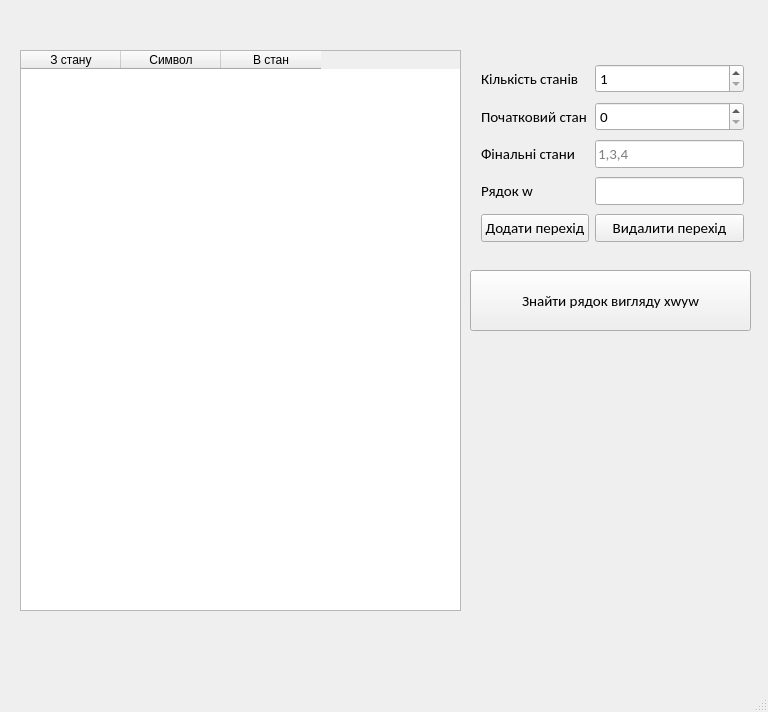
<?xml version="1.0" encoding="UTF-8"?>
<ui version="4.0">
 <class>FSMLabClass</class>
 <widget class="QMainWindow" name="FSMLabClass">
  <property name="geometry">
   <rect>
    <x>0</x>
    <y>0</y>
    <width>768</width>
    <height>712</height>
   </rect>
  </property>
  <property name="windowTitle">
   <string>FSMLab</string>
  </property>
  <widget class="QWidget" name="centralWidget">
   <widget class="QWidget" name="gridLayoutWidget">
    <property name="geometry">
     <rect>
      <x>470</x>
      <y>50</y>
      <width>285</width>
      <height>208</height>
     </rect>
    </property>
    <layout class="QGridLayout" name="gridLayout">
     <item row="0" column="0">
      <widget class="QLabel" name="label">
       <property name="font">
        <font>
         <family>Calibri</family>
         <pointsize>11</pointsize>
        </font>
       </property>
       <property name="text">
        <string>Кількість станів</string>
       </property>
      </widget>
     </item>
     <item row="4" column="0">
      <widget class="QPushButton" name="mp_add_transition">
       <property name="font">
        <font>
         <family>Calibri</family>
         <pointsize>11</pointsize>
        </font>
       </property>
       <property name="text">
        <string>Додати перехід</string>
       </property>
      </widget>
     </item>
     <item row="3" column="1">
      <widget class="QLineEdit" name="mp_w">
       <property name="font">
        <font>
         <family>Calibri</family>
         <pointsize>11</pointsize>
        </font>
       </property>
      </widget>
     </item>
     <item row="1" column="1">
      <widget class="QSpinBox" name="mp_initial_state">
       <property name="font">
        <font>
         <family>Calibri</family>
         <pointsize>11</pointsize>
        </font>
       </property>
      </widget>
     </item>
     <item row="3" column="0">
      <widget class="QLabel" name="label_4">
       <property name="font">
        <font>
         <family>Calibri</family>
         <pointsize>11</pointsize>
        </font>
       </property>
       <property name="text">
        <string>Рядок w</string>
       </property>
      </widget>
     </item>
     <item row="2" column="0">
      <widget class="QLabel" name="label_3">
       <property name="font">
        <font>
         <family>Calibri</family>
         <pointsize>11</pointsize>
        </font>
       </property>
       <property name="text">
        <string>Фінальні стани</string>
       </property>
      </widget>
     </item>
     <item row="4" column="1">
      <widget class="QPushButton" name="mp_del_transition">
       <property name="font">
        <font>
         <family>Calibri</family>
         <pointsize>11</pointsize>
        </font>
       </property>
       <property name="text">
        <string>Видалити перехід</string>
       </property>
      </widget>
     </item>
     <item row="2" column="1">
      <widget class="QLineEdit" name="mp_final_states">
       <property name="font">
        <font>
         <family>Calibri</family>
         <pointsize>11</pointsize>
        </font>
       </property>
       <property name="placeholderText">
        <string>1,3,4</string>
       </property>
      </widget>
     </item>
     <item row="0" column="1">
      <widget class="QSpinBox" name="mp_num_states">
       <property name="font">
        <font>
         <family>Calibri</family>
         <pointsize>11</pointsize>
        </font>
       </property>
       <property name="minimum">
        <number>1</number>
       </property>
       <property name="maximum">
        <number>100</number>
       </property>
      </widget>
     </item>
     <item row="1" column="0">
      <widget class="QLabel" name="label_2">
       <property name="font">
        <font>
         <family>Calibri</family>
         <pointsize>11</pointsize>
        </font>
       </property>
       <property name="text">
        <string>Початковий стан</string>
       </property>
      </widget>
     </item>
    </layout>
   </widget>
   <widget class="QPushButton" name="mp_start">
    <property name="geometry">
     <rect>
      <x>470</x>
      <y>270</y>
      <width>281</width>
      <height>61</height>
     </rect>
    </property>
    <property name="font">
     <font>
      <family>Calibri</family>
      <pointsize>11</pointsize>
     </font>
    </property>
    <property name="text">
     <string>Знайти рядок вигляду xwyw</string>
    </property>
   </widget>
   <widget class="QTableWidget" name="mp_transitions">
    <property name="geometry">
     <rect>
      <x>20</x>
      <y>50</y>
      <width>441</width>
      <height>561</height>
     </rect>
    </property>
    <property name="selectionMode">
     <enum>QAbstractItemView::SingleSelection</enum>
    </property>
    <property name="columnCount">
     <number>3</number>
    </property>
    <column>
     <property name="text">
      <string>З стану</string>
     </property>
    </column>
    <column>
     <property name="text">
      <string>Символ</string>
     </property>
    </column>
    <column>
     <property name="text">
      <string>В стан</string>
     </property>
    </column>
   </widget>
   <widget class="QLabel" name="mp_solution">
    <property name="geometry">
     <rect>
      <x>20</x>
      <y>620</y>
      <width>691</width>
      <height>41</height>
     </rect>
    </property>
    <property name="font">
     <font>
      <family>Calibri</family>
      <pointsize>11</pointsize>
     </font>
    </property>
    <property name="text">
     <string/>
    </property>
   </widget>
  </widget>
  <widget class="QStatusBar" name="statusBar"/>
 </widget>
 <layoutdefault spacing="6" margin="11"/>
 <resources>
  <include location="FSMLab.qrc"/>
 </resources>
 <connections/>
</ui>
